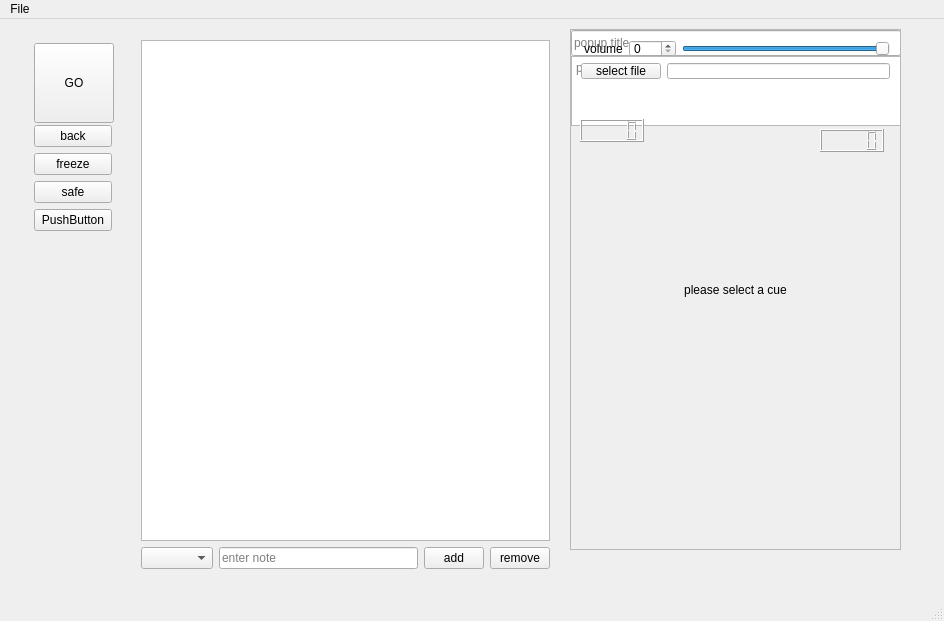
<?xml version="1.0" encoding="UTF-8"?>
<ui version="4.0">
 <class>MainWindow</class>
 <widget class="QMainWindow" name="MainWindow">
  <property name="geometry">
   <rect>
    <x>0</x>
    <y>0</y>
    <width>944</width>
    <height>621</height>
   </rect>
  </property>
  <property name="acceptDrops">
   <bool>false</bool>
  </property>
  <property name="windowTitle">
   <string>gocue</string>
  </property>
  <widget class="QWidget" name="centralWidget">
   <widget class="QWidget" name="layoutWidget">
    <property name="geometry">
     <rect>
      <x>23</x>
      <y>13</y>
      <width>100</width>
      <height>210</height>
     </rect>
    </property>
    <layout class="QVBoxLayout" name="verticalLayout">
     <item>
      <widget class="QPushButton" name="go_button">
       <property name="minimumSize">
        <size>
         <width>80</width>
         <height>80</height>
        </size>
       </property>
       <property name="cursor">
        <cursorShape>PointingHandCursor</cursorShape>
       </property>
       <property name="text">
        <string>GO</string>
       </property>
      </widget>
     </item>
     <item>
      <widget class="QPushButton" name="pushButton_7">
       <property name="text">
        <string>back</string>
       </property>
      </widget>
     </item>
     <item>
      <widget class="QPushButton" name="pushButton_3">
       <property name="text">
        <string>freeze</string>
       </property>
      </widget>
     </item>
     <item>
      <widget class="QPushButton" name="pushButton_5">
       <property name="text">
        <string>safe</string>
       </property>
      </widget>
     </item>
     <item>
      <widget class="QPushButton" name="pushButton_4">
       <property name="text">
        <string>PushButton</string>
       </property>
      </widget>
     </item>
    </layout>
   </widget>
   <widget class="QWidget" name="layoutWidget">
    <property name="geometry">
     <rect>
      <x>130</x>
      <y>10</y>
      <width>431</width>
      <height>551</height>
     </rect>
    </property>
    <layout class="QVBoxLayout" name="verticalLayout_2">
     <item>
      <widget class="QTableWidget" name="cue_list"/>
     </item>
     <item>
      <layout class="QHBoxLayout" name="horizontalLayout">
       <item>
        <widget class="QComboBox" name="action_select">
         <property name="minimumSize">
          <size>
           <width>0</width>
           <height>0</height>
          </size>
         </property>
        </widget>
       </item>
       <item>
        <widget class="QLineEdit" name="cue_note">
         <property name="text">
          <string/>
         </property>
         <property name="placeholderText">
          <string>enter note</string>
         </property>
        </widget>
       </item>
       <item>
        <widget class="QPushButton" name="add">
         <property name="maximumSize">
          <size>
           <width>60</width>
           <height>50</height>
          </size>
         </property>
         <property name="text">
          <string>add</string>
         </property>
        </widget>
       </item>
       <item>
        <widget class="QPushButton" name="remove">
         <property name="maximumSize">
          <size>
           <width>60</width>
           <height>50</height>
          </size>
         </property>
         <property name="text">
          <string>remove</string>
         </property>
        </widget>
       </item>
      </layout>
     </item>
    </layout>
   </widget>
   <widget class="QFrame" name="actionPopupSettings">
    <property name="geometry">
     <rect>
      <x>570</x>
      <y>10</y>
      <width>331</width>
      <height>521</height>
     </rect>
    </property>
    <property name="autoFillBackground">
     <bool>false</bool>
    </property>
    <property name="frameShape">
     <enum>QFrame::StyledPanel</enum>
    </property>
    <property name="frameShadow">
     <enum>QFrame::Sunken</enum>
    </property>
    <widget class="QLineEdit" name="actionPopupTitleEntry">
     <property name="geometry">
      <rect>
       <x>1</x>
       <y>1</y>
       <width>330</width>
       <height>26</height>
      </rect>
     </property>
     <property name="text">
      <string/>
     </property>
     <property name="placeholderText">
      <string>popup title</string>
     </property>
    </widget>
    <widget class="QTextEdit" name="actionPopupTextEntry">
     <property name="geometry">
      <rect>
       <x>1</x>
       <y>27</y>
       <width>330</width>
       <height>70</height>
      </rect>
     </property>
     <property name="placeholderText">
      <string>popup text</string>
     </property>
    </widget>
   </widget>
   <widget class="QFrame" name="actionPlayAudioFileSettings">
    <property name="geometry">
     <rect>
      <x>570</x>
      <y>10</y>
      <width>331</width>
      <height>521</height>
     </rect>
    </property>
    <property name="frameShape">
     <enum>QFrame::StyledPanel</enum>
    </property>
    <property name="frameShadow">
     <enum>QFrame::Sunken</enum>
    </property>
    <widget class="QWidget" name="layoutWidget">
     <property name="geometry">
      <rect>
       <x>0</x>
       <y>0</y>
       <width>331</width>
       <height>61</height>
      </rect>
     </property>
     <layout class="QVBoxLayout" name="verticalLayout_4">
      <item>
       <layout class="QHBoxLayout" name="horizontalLayout_2">
        <property name="leftMargin">
         <number>3</number>
        </property>
        <item>
         <widget class="QLabel" name="volumeControlLabel">
          <property name="font">
           <font>
            <weight>50</weight>
            <bold>false</bold>
            <underline>false</underline>
            <strikeout>false</strikeout>
            <kerning>true</kerning>
           </font>
          </property>
          <property name="text">
           <string>volume</string>
          </property>
          <property name="alignment">
           <set>Qt::AlignCenter</set>
          </property>
         </widget>
        </item>
        <item>
         <layout class="QGridLayout" name="gridLayout">
          <property name="topMargin">
           <number>0</number>
          </property>
          <item row="0" column="0">
           <widget class="QSpinBox" name="volumeControl_spin">
            <property name="maximum">
             <number>100</number>
            </property>
           </widget>
          </item>
          <item row="0" column="1">
           <widget class="QSlider" name="volumeControl_slide">
            <property name="autoFillBackground">
             <bool>false</bool>
            </property>
            <property name="maximum">
             <number>100</number>
            </property>
            <property name="value">
             <number>100</number>
            </property>
            <property name="orientation">
             <enum>Qt::Horizontal</enum>
            </property>
            <property name="invertedAppearance">
             <bool>false</bool>
            </property>
            <property name="invertedControls">
             <bool>false</bool>
            </property>
            <property name="tickPosition">
             <enum>QSlider::NoTicks</enum>
            </property>
            <property name="tickInterval">
             <number>0</number>
            </property>
           </widget>
          </item>
         </layout>
        </item>
       </layout>
      </item>
      <item>
       <layout class="QHBoxLayout" name="horizontalLayout_3">
        <item>
         <widget class="QPushButton" name="selectAudioFileButton">
          <property name="text">
           <string>select file</string>
          </property>
         </widget>
        </item>
        <item>
         <widget class="QLineEdit" name="selectAudioFileLineEdit"/>
        </item>
       </layout>
      </item>
     </layout>
    </widget>
    <widget class="QLCDNumber" name="playbackPassedLcd">
     <property name="geometry">
      <rect>
       <x>10</x>
       <y>90</y>
       <width>64</width>
       <height>23</height>
      </rect>
     </property>
    </widget>
    <widget class="QLCDNumber" name="playbackRemainLcd">
     <property name="geometry">
      <rect>
       <x>250</x>
       <y>100</y>
       <width>64</width>
       <height>23</height>
      </rect>
     </property>
    </widget>
   </widget>
   <widget class="QFrame" name="actionNoneSettings">
    <property name="geometry">
     <rect>
      <x>570</x>
      <y>10</y>
      <width>331</width>
      <height>521</height>
     </rect>
    </property>
    <property name="frameShape">
     <enum>QFrame::StyledPanel</enum>
    </property>
    <property name="frameShadow">
     <enum>QFrame::Raised</enum>
    </property>
    <layout class="QVBoxLayout" name="verticalLayout_3">
     <item>
      <widget class="QLabel" name="no_selected_cue_label">
       <property name="text">
        <string>please select a cue</string>
       </property>
       <property name="alignment">
        <set>Qt::AlignCenter</set>
       </property>
      </widget>
     </item>
    </layout>
   </widget>
   <zorder>layoutWidget</zorder>
   <zorder>layoutWidget</zorder>
   <zorder>actionNoneSettings</zorder>
   <zorder>actionPopupSettings</zorder>
   <zorder>actionPlayAudioFileSettings</zorder>
  </widget>
  <widget class="QMenuBar" name="menuBar">
   <property name="geometry">
    <rect>
     <x>0</x>
     <y>0</y>
     <width>944</width>
     <height>20</height>
    </rect>
   </property>
   <widget class="QMenu" name="menugocue">
    <property name="title">
     <string>File</string>
    </property>
    <addaction name="actionnew"/>
    <addaction name="actionopen"/>
    <addaction name="actionsave"/>
    <addaction name="actionquit"/>
   </widget>
   <addaction name="menugocue"/>
  </widget>
  <widget class="QStatusBar" name="statusBar"/>
  <action name="actionopen">
   <property name="text">
    <string>open</string>
   </property>
  </action>
  <action name="actionnew">
   <property name="text">
    <string>new</string>
   </property>
  </action>
  <action name="actionsave">
   <property name="text">
    <string>save</string>
   </property>
  </action>
  <action name="actionquit">
   <property name="text">
    <string>quit</string>
   </property>
  </action>
 </widget>
 <layoutdefault spacing="6" margin="11"/>
 <resources/>
 <connections>
  <connection>
   <sender>actionquit</sender>
   <signal>triggered()</signal>
   <receiver>MainWindow</receiver>
   <slot>close()</slot>
   <hints>
    <hint type="sourcelabel">
     <x>-1</x>
     <y>-1</y>
    </hint>
    <hint type="destinationlabel">
     <x>632</x>
     <y>310</y>
    </hint>
   </hints>
  </connection>
  <connection>
   <sender>cue_note</sender>
   <signal>returnPressed()</signal>
   <receiver>add</receiver>
   <slot>click()</slot>
   <hints>
    <hint type="sourcelabel">
     <x>426</x>
     <y>578</y>
    </hint>
    <hint type="destinationlabel">
     <x>492</x>
     <y>578</y>
    </hint>
   </hints>
  </connection>
 </connections>
</ui>
